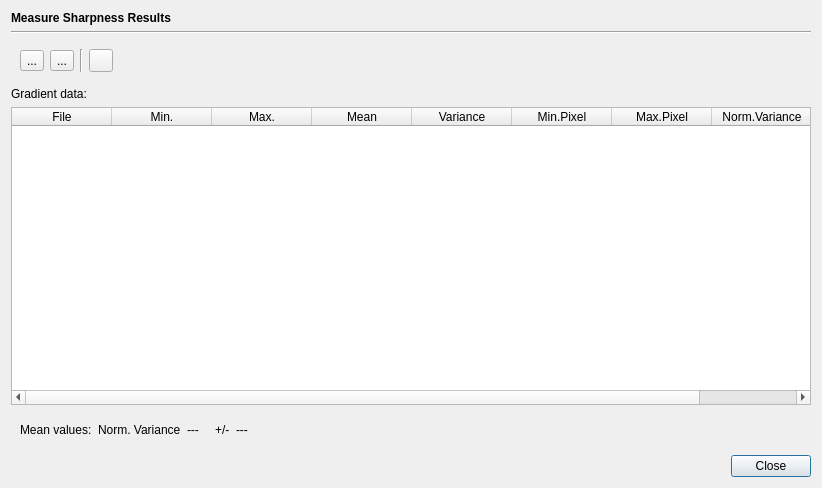
<?xml version="1.0" encoding="UTF-8"?>
<ui version="4.0">
 <class>MeasureSharpnessResultDialog</class>
 <widget class="QDialog" name="MeasureSharpnessResultDialog">
  <property name="geometry">
   <rect>
    <x>0</x>
    <y>0</y>
    <width>822</width>
    <height>488</height>
   </rect>
  </property>
  <property name="windowTitle">
   <string>Dialog</string>
  </property>
  <layout class="QVBoxLayout" name="verticalLayout">
   <item>
    <widget class="QLabel" name="label">
     <property name="font">
      <font>
       <bold>true</bold>
      </font>
     </property>
     <property name="text">
      <string>Measure Sharpness Results</string>
     </property>
    </widget>
   </item>
   <item>
    <widget class="Line" name="line">
     <property name="orientation">
      <enum>Qt::Horizontal</enum>
     </property>
    </widget>
   </item>
   <item>
    <widget class="QWidget" name="widget" native="true">
     <layout class="QHBoxLayout" name="horizontalLayout">
      <item>
       <widget class="QToolButton" name="saveButton">
        <property name="toolTip">
         <string>&lt;html&gt;&lt;head/&gt;&lt;body&gt;&lt;p&gt;Write results to file&lt;/p&gt;&lt;/body&gt;&lt;/html&gt;</string>
        </property>
        <property name="text">
         <string>...</string>
        </property>
        <property name="icon">
         <iconset>
          <normalon>:/resources/icons/document-save.png</normalon>
         </iconset>
        </property>
       </widget>
      </item>
      <item>
       <widget class="QToolButton" name="logButton">
        <property name="toolTip">
         <string>&lt;html&gt;&lt;head/&gt;&lt;body&gt;&lt;p&gt;Write results to logbook&lt;/p&gt;&lt;/body&gt;&lt;/html&gt;</string>
        </property>
        <property name="text">
         <string>...</string>
        </property>
        <property name="icon">
         <iconset>
          <normalon>:/resources/icons/address-book-new.png</normalon>
         </iconset>
        </property>
       </widget>
      </item>
      <item>
       <widget class="Line" name="line_2">
        <property name="orientation">
         <enum>Qt::Vertical</enum>
        </property>
       </widget>
      </item>
      <item>
       <widget class="QToolButton" name="removeRowsButton">
        <property name="toolTip">
         <string>&lt;html&gt;&lt;head/&gt;&lt;body&gt;&lt;p&gt;Remove selected rows&lt;/p&gt;&lt;/body&gt;&lt;/html&gt;</string>
        </property>
        <property name="text">
         <string/>
        </property>
        <property name="icon">
         <iconset>
          <normalon>:/resources/icons/edit-table-delete-row.png</normalon>
         </iconset>
        </property>
       </widget>
      </item>
      <item>
       <spacer name="horizontalSpacer">
        <property name="orientation">
         <enum>Qt::Horizontal</enum>
        </property>
        <property name="sizeHint" stdset="0">
         <size>
          <width>40</width>
          <height>20</height>
         </size>
        </property>
       </spacer>
      </item>
     </layout>
    </widget>
   </item>
   <item>
    <widget class="QLabel" name="label_2">
     <property name="text">
      <string>Gradient data:</string>
     </property>
    </widget>
   </item>
   <item>
    <widget class="QTableWidget" name="resultTable">
     <property name="editTriggers">
      <set>QAbstractItemView::NoEditTriggers</set>
     </property>
     <property name="selectionBehavior">
      <enum>QAbstractItemView::SelectRows</enum>
     </property>
     <column>
      <property name="text">
       <string>File</string>
      </property>
     </column>
     <column>
      <property name="text">
       <string>Min.</string>
      </property>
     </column>
     <column>
      <property name="text">
       <string>Max.</string>
      </property>
     </column>
     <column>
      <property name="text">
       <string>Mean</string>
      </property>
     </column>
     <column>
      <property name="text">
       <string>Variance</string>
      </property>
     </column>
     <column>
      <property name="text">
       <string>Min.Pixel</string>
      </property>
     </column>
     <column>
      <property name="text">
       <string>Max.Pixel</string>
      </property>
     </column>
     <column>
      <property name="text">
       <string>Norm.Variance</string>
      </property>
     </column>
    </widget>
   </item>
   <item>
    <widget class="QWidget" name="widget_2" native="true">
     <layout class="QGridLayout" name="gridLayout">
      <item row="0" column="0">
       <widget class="QLabel" name="label_3">
        <property name="sizePolicy">
         <sizepolicy hsizetype="Fixed" vsizetype="Preferred">
          <horstretch>0</horstretch>
          <verstretch>0</verstretch>
         </sizepolicy>
        </property>
        <property name="text">
         <string>Mean values:</string>
        </property>
       </widget>
      </item>
      <item row="0" column="4">
       <widget class="QLabel" name="normVarianceStddevLabel">
        <property name="text">
         <string>---   </string>
        </property>
       </widget>
      </item>
      <item row="0" column="1">
       <widget class="QLabel" name="label_4">
        <property name="sizePolicy">
         <sizepolicy hsizetype="Fixed" vsizetype="Preferred">
          <horstretch>0</horstretch>
          <verstretch>0</verstretch>
         </sizepolicy>
        </property>
        <property name="text">
         <string>Norm. Variance</string>
        </property>
       </widget>
      </item>
      <item row="0" column="3">
       <widget class="QLabel" name="label_6">
        <property name="sizePolicy">
         <sizepolicy hsizetype="Fixed" vsizetype="Preferred">
          <horstretch>0</horstretch>
          <verstretch>0</verstretch>
         </sizepolicy>
        </property>
        <property name="text">
         <string>+/-</string>
        </property>
       </widget>
      </item>
      <item row="0" column="2">
       <widget class="QLabel" name="normVarianceMeanLabel">
        <property name="sizePolicy">
         <sizepolicy hsizetype="Preferred" vsizetype="Preferred">
          <horstretch>0</horstretch>
          <verstretch>0</verstretch>
         </sizepolicy>
        </property>
        <property name="text">
         <string>---   </string>
        </property>
       </widget>
      </item>
      <item row="0" column="5">
       <spacer name="horizontalSpacer_2">
        <property name="orientation">
         <enum>Qt::Horizontal</enum>
        </property>
        <property name="sizeHint" stdset="0">
         <size>
          <width>40</width>
          <height>20</height>
         </size>
        </property>
       </spacer>
      </item>
     </layout>
    </widget>
   </item>
   <item>
    <widget class="QDialogButtonBox" name="buttonBox">
     <property name="orientation">
      <enum>Qt::Horizontal</enum>
     </property>
     <property name="standardButtons">
      <set>QDialogButtonBox::Close</set>
     </property>
    </widget>
   </item>
  </layout>
 </widget>
 <resources/>
 <connections>
  <connection>
   <sender>buttonBox</sender>
   <signal>accepted()</signal>
   <receiver>MeasureSharpnessResultDialog</receiver>
   <slot>accept()</slot>
   <hints>
    <hint type="sourcelabel">
     <x>248</x>
     <y>254</y>
    </hint>
    <hint type="destinationlabel">
     <x>157</x>
     <y>274</y>
    </hint>
   </hints>
  </connection>
  <connection>
   <sender>buttonBox</sender>
   <signal>rejected()</signal>
   <receiver>MeasureSharpnessResultDialog</receiver>
   <slot>reject()</slot>
   <hints>
    <hint type="sourcelabel">
     <x>316</x>
     <y>260</y>
    </hint>
    <hint type="destinationlabel">
     <x>286</x>
     <y>274</y>
    </hint>
   </hints>
  </connection>
 </connections>
</ui>
